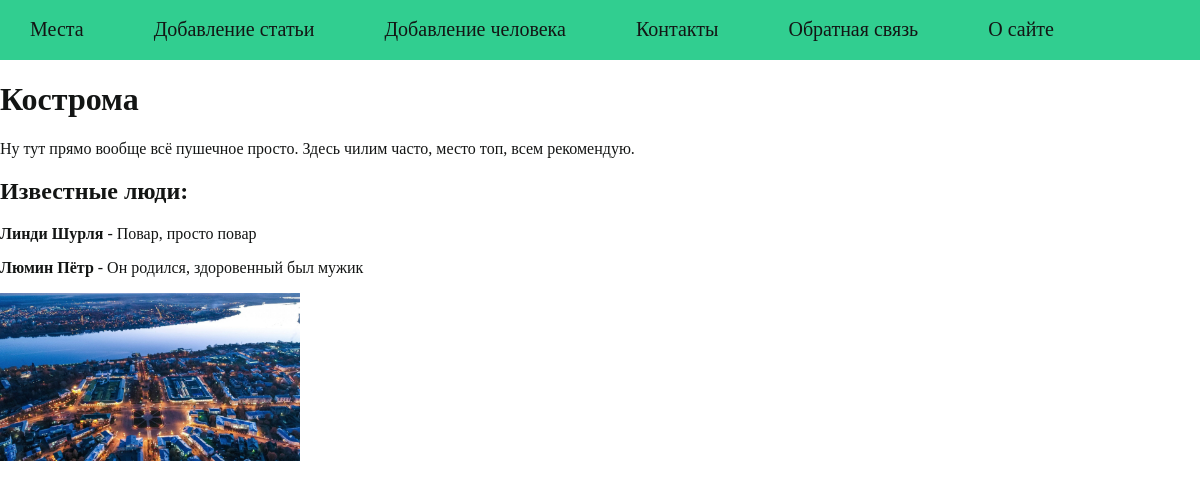
The page /post/kostroma on the database its author committed.
### places/models.py (models this page shows, shortened)
class Place(models.Model):
    title = models.CharField(max_length = 255, verbose_name = 'Место')
    slug = models.SlugField(max_length=255, unique=True, db_index=True,
                            validators=[
                                MinLengthValidator(5),
                                MaxLengthValidator(100)
                            ], verbose_name='URL', blank = True, null=True)
    content = models.TextField(blank = True, verbose_name = 'Текст поста')
    photo = models.ImageField(upload_to='photos/%Y/%m/%d/', blank = True, default=None,
                              null=True, verbose_name='Фото')
    time_created = models.DateTimeField(auto_now_add=True, verbose_name = 'Время создания')
    time_updated = models.DateTimeField(auto_now=True, verbose_name = 'Время обновления')
    is_published = models.BooleanField(default = False, verbose_name = 'Опубликовано')
    user = models.ForeignKey(User, verbose_name='Пользователь', on_delete=models.CASCADE)
    class Meta:
        verbose_name = 'Места'
        verbose_name_plural = 'Места'
        ordering = ['time_created']
        indexes = [
            models.Index(fields=['time_created'])
        ]

class People(models.Model):
    name = models.CharField(max_length=100, db_index=True, verbose_name = 'ФИО человека')
    slug = models.SlugField(max_length=255, unique=True, db_index=True)
    biography = models.TextField(blank = True, verbose_name = 'Биография')
    place = models.ForeignKey(to=Place, on_delete=models.PROTECT,
                              related_name='model_posts', null=True, verbose_name = 'Место рождения')
    user = models.ForeignKey(User, verbose_name='Пользователь', on_delete=models.CASCADE)
    class Meta:
        verbose_name = 'Человек'
        verbose_name_plural = 'Люди'
        ordering = ['name']
        indexes = [
            models.Index(fields=['name'])
            ]

### places/views.py (the view)
# urls.py: path('post/<slug:post_slug>', ShowPost.as_view(), name = 'post'),
class ShowPost(DataMixin, DetailView):
    model = Place
    template_name = 'places/post.html'
    slug_url_kwarg = 'post_slug'
    context_object_name = 'post'
    def get_context_data(self, **kwargs):
        context = super().get_context_data(**kwargs)
        person = People.objects.filter(place_id=context['post'].pk)
        return self.get_mixin_context(context, title = context['post'].title, person = person)

### places/utils.py (called while the page is built)
    def get_mixin_context(self, context, **kwargs):
        context['feedback'] = feedback
        context['contacts'] = contacts
        context.update(kwargs)
        return context

### users/context_processors.py (called while the page is built)
def get_places_context(request):
    return {'menu': mainmenu}

### places/templates/places/post.html
{% extends 'places/base.html' %}
{% block content %}
<h1>{{ post.title }}</h1>
{{ post.content|linebreaks }}
{% if person %}
<h2>Известные люди:</h2>
{% for per in person %}
<p><b>{{ per.name }}</b> - {{ per.biography }}</p>
{% endfor %}
{% endif %}
{% if post.photo %}
<p><img class="img-article-left" src="{{ post.photo.url }}"></p>
{% endif %}
{% endblock %}

### places/static/places/css/styles.css (style rules this page uses)
html, body { font-family: 'Times New Roman'; margin: 0; padding: 0; height: 100%; width: 100%; color: #131514; }
img { max-width: 600px; height: auto; }
img.img-article-left { max-width: 300px; height: auto; float: left; padding: 0 10px 10px 0; }

### rows shown on the page
Place: title "Кострома", content "Ну тут прямо вообще всё пушечное просто. Здесь чилим часто, место топ, всем рекомендую.", photo (picture)
People: name "Линди Шурля", biography "Повар, просто повар"
People: name "Люмин Пётр", biography "Он родился, здоровенный был мужик"

### other values the page prints
{{ m.name }} "Места" "Добавление статьи" "Добавление человека" "Контакты" "Обратная связь" "О сайте"
